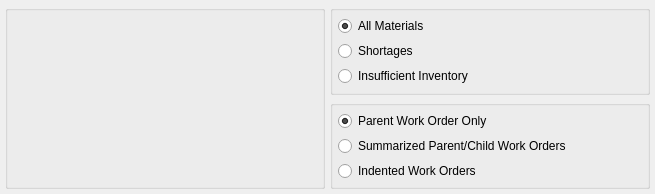
<?xml version="1.0" encoding="UTF-8"?>
<ui version="4.0">
 <comment>This file is part of the xTuple ERP: PostBooks Edition, a free and
open source Enterprise Resource Planning software suite,
Copyright (c) 1999-2011 by OpenMFG LLC, d/b/a xTuple.
It is licensed to you under the Common Public Attribution License
version 1.0, the full text of which (including xTuple-specific Exhibits)
is available at www.xtuple.com/CPAL.  By using this software, you agree
to be bound by its terms.</comment>
 <class>dspInventoryAvailabilityByWorkOrder</class>
 <widget class="QWidget" name="dspInventoryAvailabilityByWorkOrder">
  <property name="geometry">
   <rect>
    <x>0</x>
    <y>0</y>
    <width>655</width>
    <height>194</height>
   </rect>
  </property>
  <property name="windowTitle">
   <string>Inventory Availability by Work Order</string>
  </property>
  <layout class="QGridLayout" name="gridLayout_2">
   <item row="0" column="0" rowspan="2">
    <widget class="QGroupBox" name="_woGroup">
     <property name="title">
      <string/>
     </property>
     <layout class="QGridLayout" name="gridLayout">
      <item row="0" column="0">
       <widget class="WoCluster" name="_wo">
        <property name="sizePolicy">
         <sizepolicy hsizetype="Fixed" vsizetype="Fixed">
          <horstretch>0</horstretch>
          <verstretch>0</verstretch>
         </sizepolicy>
        </property>
        <property name="minimumSize">
         <size>
          <width>290</width>
          <height>130</height>
         </size>
        </property>
       </widget>
      </item>
      <item row="1" column="0">
       <spacer name="verticalSpacer">
        <property name="orientation">
         <enum>Qt::Vertical</enum>
        </property>
        <property name="sizeHint" stdset="0">
         <size>
          <width>20</width>
          <height>0</height>
         </size>
        </property>
       </spacer>
      </item>
     </layout>
    </widget>
   </item>
   <item row="0" column="1">
    <widget class="QGroupBox" name="groupBox">
     <property name="title">
      <string/>
     </property>
     <layout class="QVBoxLayout" name="verticalLayout_2">
      <property name="bottomMargin">
       <number>5</number>
      </property>
      <item>
       <widget class="QRadioButton" name="_showAll">
        <property name="minimumSize">
         <size>
          <width>0</width>
          <height>0</height>
         </size>
        </property>
        <property name="text">
         <string>All Materials</string>
        </property>
        <property name="checked">
         <bool>true</bool>
        </property>
       </widget>
      </item>
      <item>
       <widget class="QRadioButton" name="_onlyShowShortages">
        <property name="text">
         <string>Shortages</string>
        </property>
       </widget>
      </item>
      <item>
       <widget class="QRadioButton" name="_onlyShowInsufficientInventory">
        <property name="text">
         <string>Insufficient Inventory</string>
        </property>
       </widget>
      </item>
     </layout>
    </widget>
   </item>
   <item row="1" column="1">
    <widget class="QGroupBox" name="childGroupBox">
     <property name="title">
      <string/>
     </property>
     <layout class="QVBoxLayout" name="verticalLayout">
      <property name="bottomMargin">
       <number>5</number>
      </property>
      <item>
       <widget class="QRadioButton" name="_parentOnly">
        <property name="text">
         <string>Parent Work Order Only</string>
        </property>
        <property name="checked">
         <bool>true</bool>
        </property>
       </widget>
      </item>
      <item>
       <widget class="QRadioButton" name="_sumParentChild">
        <property name="text">
         <string>Summarized Parent/Child Work Orders</string>
        </property>
       </widget>
      </item>
      <item>
       <widget class="QRadioButton" name="_indentedWo">
        <property name="text">
         <string>Indented Work Orders</string>
        </property>
       </widget>
      </item>
     </layout>
    </widget>
   </item>
  </layout>
 </widget>
 <layoutdefault spacing="5" margin="5"/>
 <pixmapfunction>qPixmapFromMimeSource</pixmapfunction>
 <customwidgets>
  <customwidget>
   <class>WoCluster</class>
   <extends>QWidget</extends>
   <header>wocluster.h</header>
  </customwidget>
 </customwidgets>
 <resources/>
 <connections/>
</ui>
